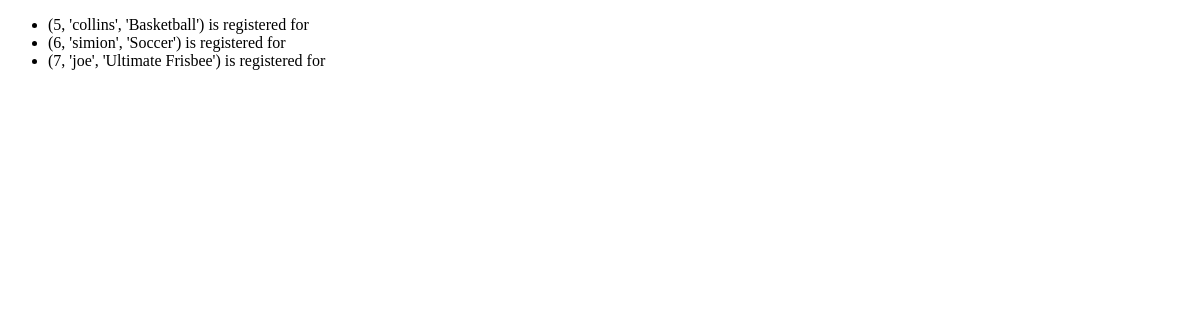
Before: /registers with the older database file.
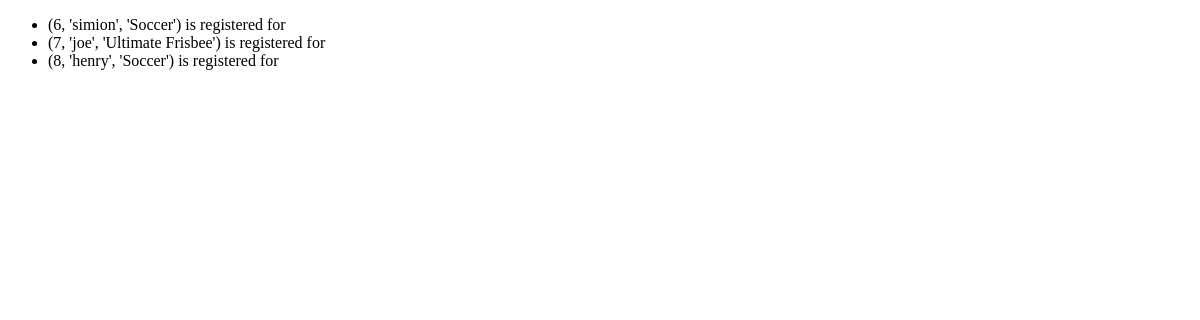
After: the same page with the newer database file.
### tables this page shows
CREATE TABLE registers(
               id INTEGER PRIMARY KEY AUTOINCREMENT,
               name TEXT,
               sport TEXT
);

### app.py (the view)
@app.route("/registers")
def registers():
    with get_db() as conn:
        registers = conn.execute("SELECT * FROM registers").fetchall()
    return render_template("registers.html", registers=registers)

### app.py (called while the page is built)
def get_db():
    db = getattr(g, "_database", None)
    if db is None:
        db = g._database = sqlite3.connect(DATABASE)
    return db

@app.teardown_appcontext
def close_connection(exception):
    db = getattr(g, "_database", None)
    if db is not None:
        db.close()

### templates/registers.html
{% extends "layout.html" %}
{% block body %}
    <ul>
        {% for name in registers %}
            <li>{{ name }} is registered for {{ registers[name] }}</li>
        {% endfor %}
    </ul>
{% endblock %}

### templates/layout.html (shortened to what this page needs)
<!DOCTYPE html>
<html lang="en">
<head>
</head>
<body>
    {% block body %}{% endblock %}
</body>
</html>

Changed rows visible on the page:
removed registers: name "(5, 'collins', 'Basketball')"
added registers: name "(8, 'henry', 'Soccer')"
